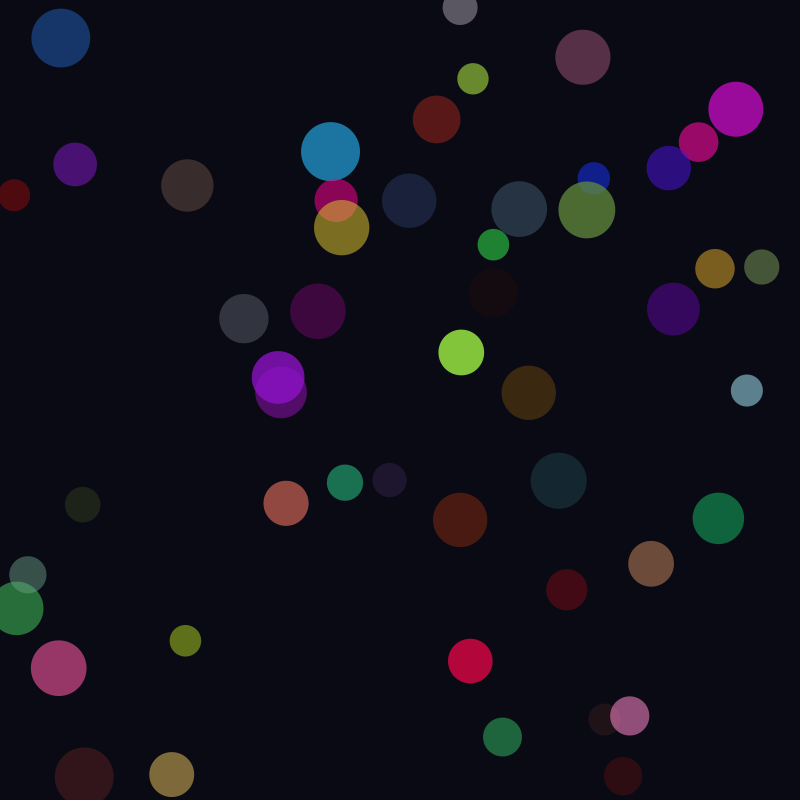
Frame 1 (no input)
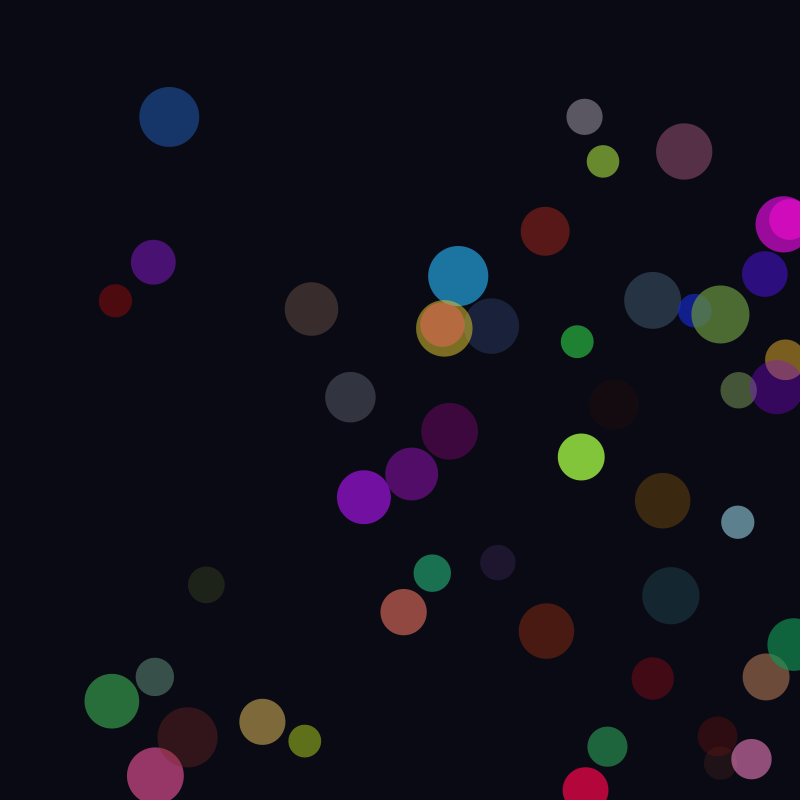
Frame 60 (the mouse pressed at the canvas centre just before this capture)
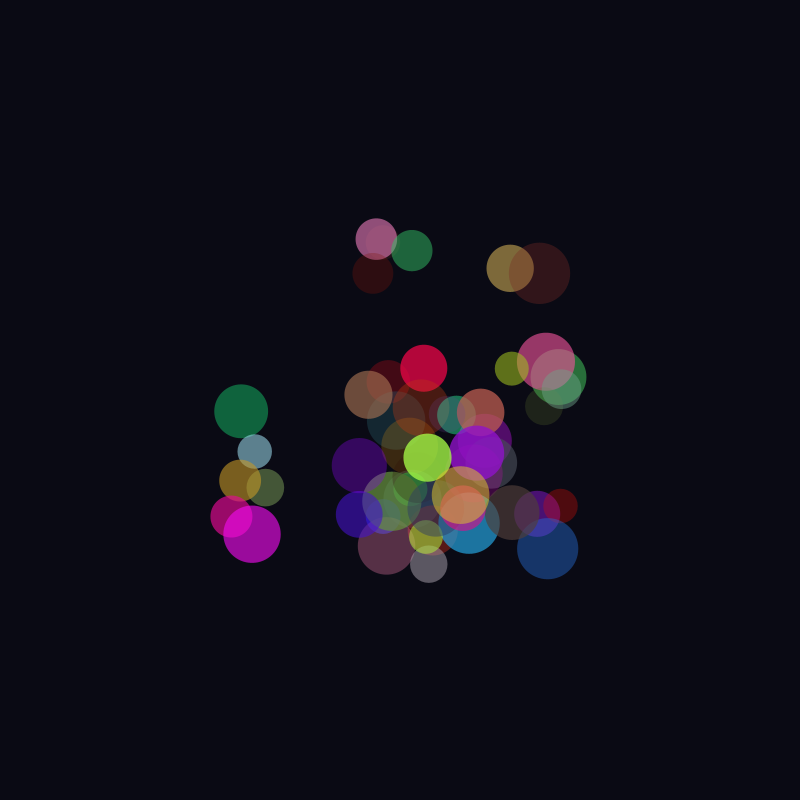
Frame 120 (the mouse held since frame 60 and released just before this capture)

The Processing sketch that drew these frames (run headless with seeded random() and noise(); from frame 60 on, the mouse is pressed at the canvas centre):

// Processing sketch: chatGPTart2
// ── chatGPTart2.pde
int numShapes = 50;
float[] x = new float[numShapes];
float[] y = new float[numShapes];
float[] speedX = new float[numShapes];
float[] speedY = new float[numShapes];
float[] size = new float[numShapes];
color[] shapeColors = new color[numShapes];
int stage = 0;
boolean interaction = false;

void setup() {
  size(800, 800);
  noStroke();
  smooth();
  
  // Initialize shape positions, speeds, and sizes
  for (int i = 0; i < numShapes; i++) {
    x[i] = random(width);
    y[i] = random(height);
    speedX[i] = random(1, 2);
    speedY[i] = random(1, 2);
    size[i] = random(30, 60);
    shapeColors[i] = color(random(255), random(255), random(255), random(50, 200));
  }
}

void draw() {
  background(10, 10, 20);
  
  // Fade in/out effect based on stage
  if (stage == 0) {
    background(10, 10, 20, 10);
  } else if (stage == 1) {
    background(30, 40, 50, 15);
  } else if (stage == 2) {
    background(60, 70, 80, 20);
  }
  
  // Shape movement and transformation based on stage
  for (int i = 0; i < numShapes; i++) {
    // Increase size and speed over time
    size[i] += 0.02;
    speedX[i] += 0.01;
    speedY[i] += 0.01;
    
    // Move shapes
    x[i] += speedX[i];
    y[i] += speedY[i];
    
    // Morph shapes as they move
    if (stage > 0) {
      shapeColors[i] = color(sin(frameCount * 0.05 + i) * 127 + 128,
                             cos(frameCount * 0.05 + i) * 127 + 128,
                             sin(frameCount * 0.07 + i) * 127 + 128,
                             random(50, 200));
    }

    if (interaction) {
      // When interacting with the mouse, shapes react
      float mouseDist = dist(mouseX, mouseY, x[i], y[i]);
      speedX[i] += (mouseX - x[i]) * 0.001;
      speedY[i] += (mouseY - y[i]) * 0.001;
    }
    
    fill(shapeColors[i]);
    ellipse(x[i], y[i], size[i], size[i]);
    
    // Bounce off walls
    if (x[i] < 0 || x[i] > width) {
      speedX[i] *= -1;
    }
    if (y[i] < 0 || y[i] > height) {
      speedY[i] *= -1;
    }
  }
  
  // Transition between stages to show evolution
  if (frameCount % 300 == 0) {
    stage++;
    if (stage > 2) {
      stage = 0;
    }
  }
}

void mousePressed() {
  interaction = true;
}

void mouseReleased() {
  interaction = false;
}
